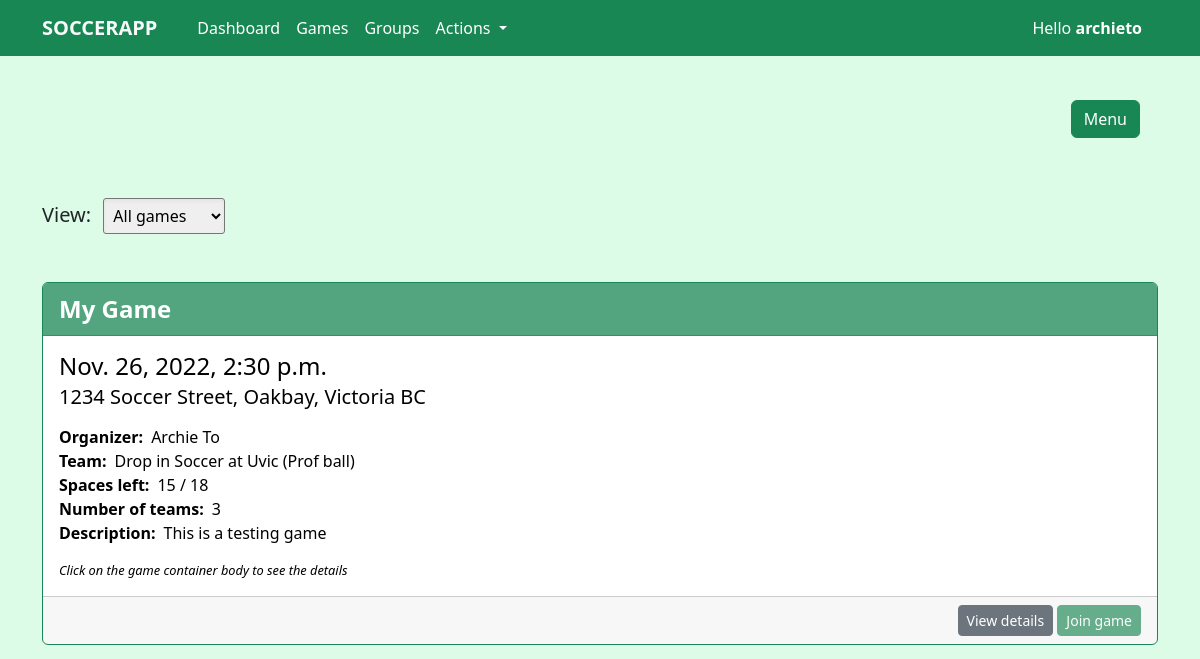
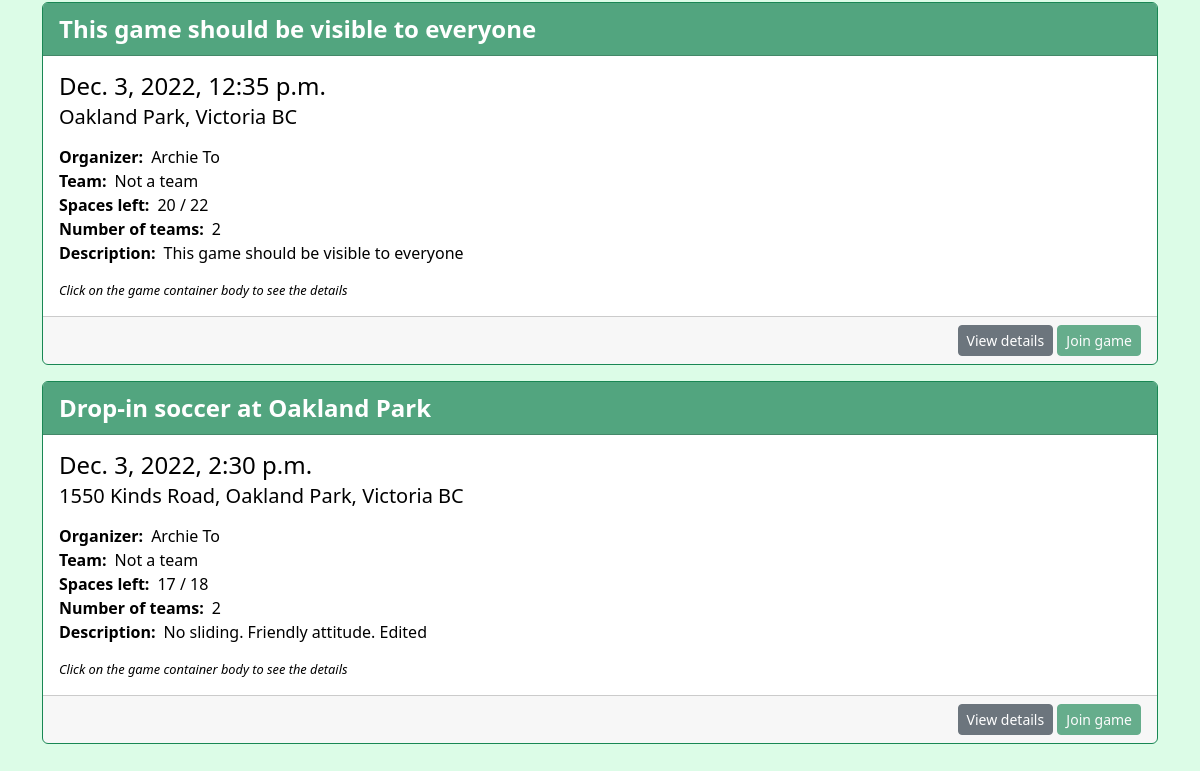
/game (signed in), run on an earlier commit of the app's database (2 pictures, top to bottom).
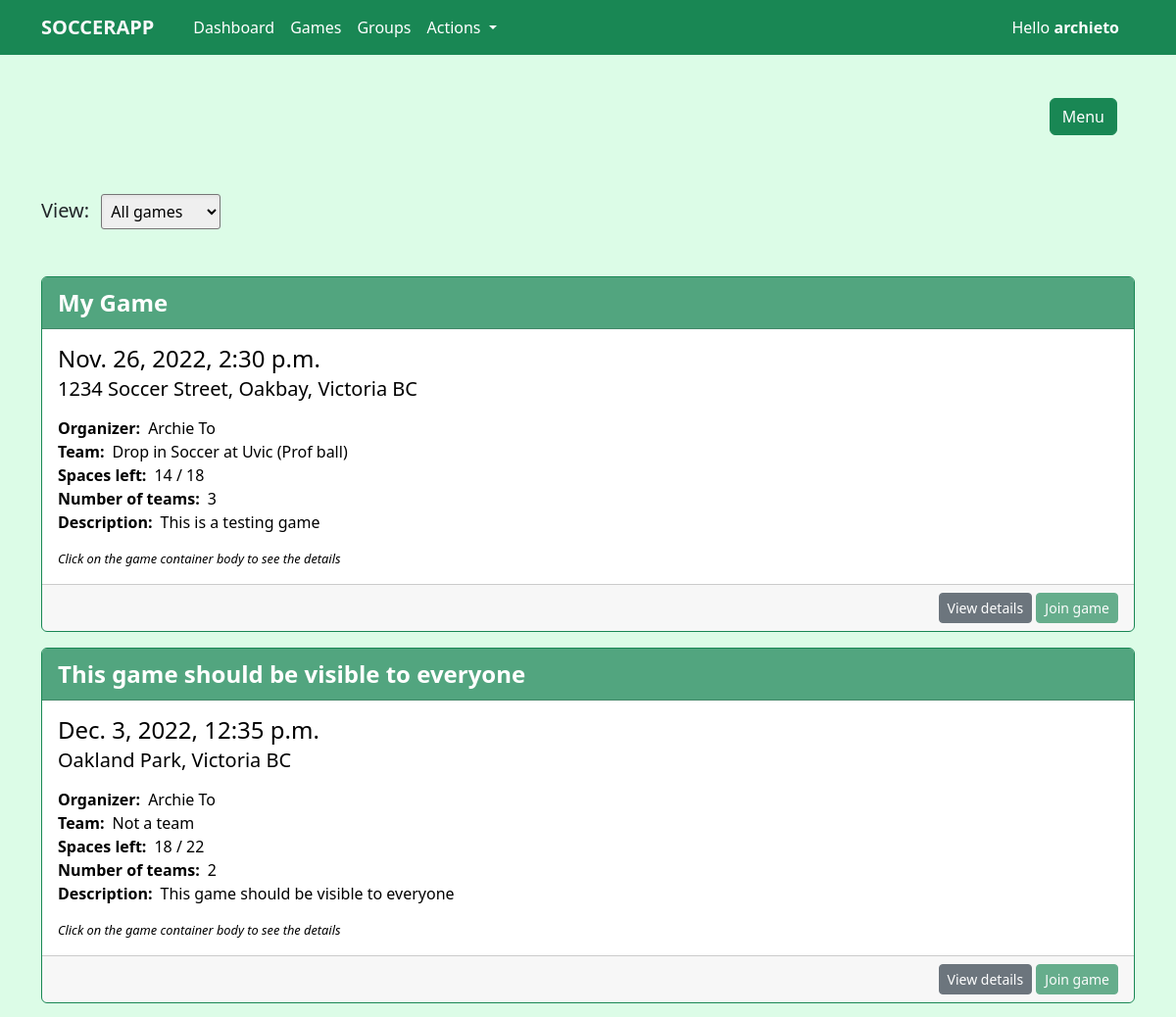
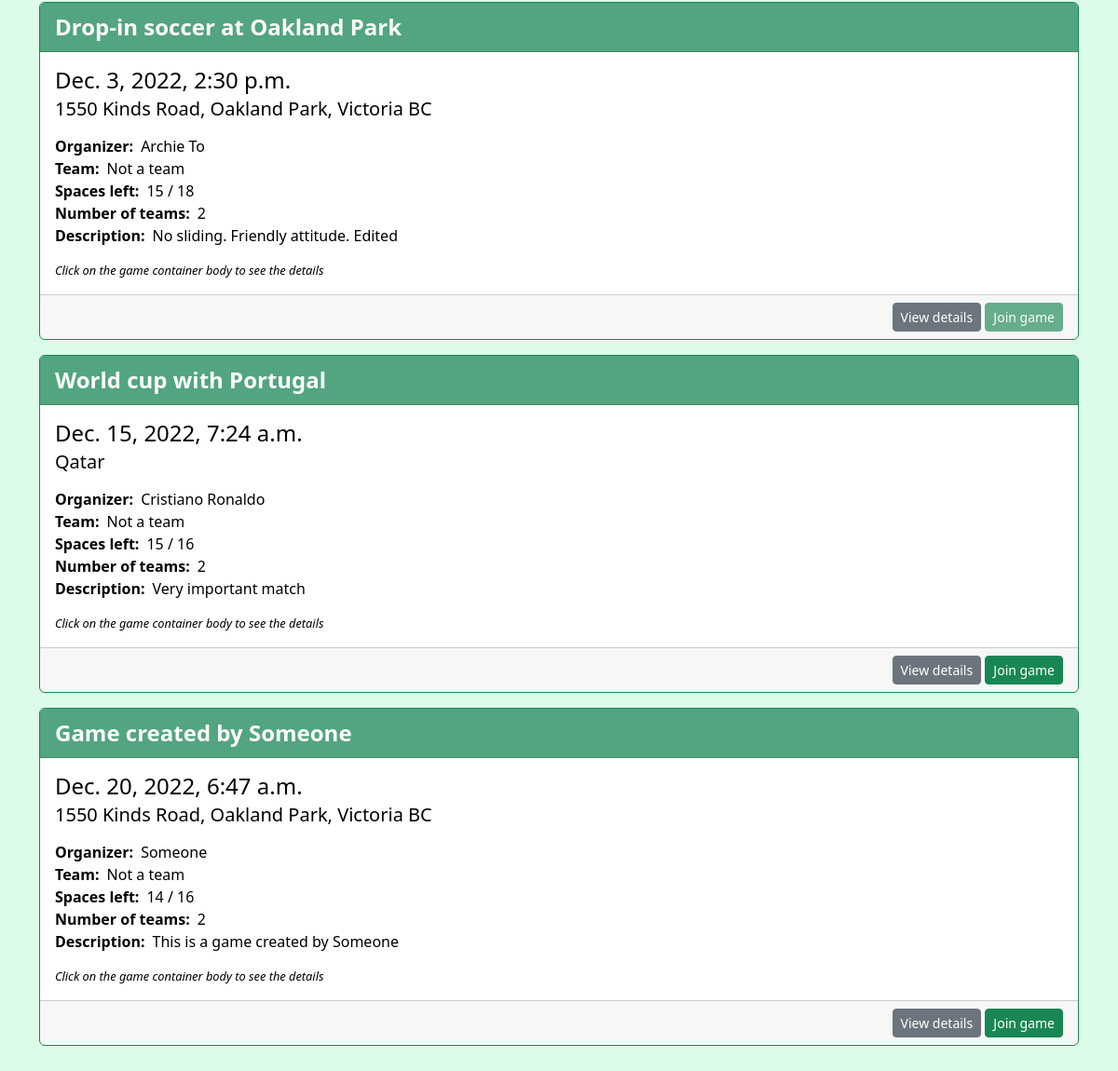
And on a later commit of the database (2 pictures, top to bottom).
### soccer/models.py (models this page shows, shortened)
class Game(models.Model):
    name = models.CharField(max_length=50, null=False, blank=False)
    team = models.ForeignKey(Team, on_delete=models.CASCADE, null=True, blank=True)
    organizers = models.ManyToManyField(User)
    date = models.DateTimeField(null=False, blank=False)
    location = models.CharField(max_length=200, null=False, blank=False, default='location')
    max_player_num = models.IntegerField(null=True, blank=True)
    team_num = models.IntegerField(default=2, validators=[MinValueValidator(1), MaxValueValidator(8)])
    visible_to_everyone = models.BooleanField(default=True)
    description = models.CharField(max_length=300, null=False, blank=False)
    class Meta:
        db_table = 'soccer_team_game'
        ordering = ['date']
    def total_players(self):
        players = 0
        for team in self.gameteam_set.all():
            players = players + team.players.count()
        return players
    def get_creator(self):
        return self.organizers.first()
    def get_players(self):
        players = []
        for team in self.gameteam_set.all():
            players.extend(team.players.all())
        return players

class User(models.Model):
    phone_number = models.CharField(max_length=10, null=False, blank=False, validators=[RegexValidator(regex='[0-9]{10}')])
    name = models.CharField(max_length=30, null=False, blank=False)
    last_active = models.DateTimeField(auto_now=True)
    class Meta:
        db_table = 'soccer_user'
        ordering = ['name']
    def __str__(self):
        return self.name
    def get_managed_teams(self):
        teams = []
        for teamadmin in self.teamadmin_set.all():
            teams.append(teamadmin.team)
        return teams

class Team(models.Model):
    name = models.CharField(max_length=50, null=False, blank=False)
    max_member_num = models.IntegerField(null=True, blank=True)
    members = models.ManyToManyField(User)
    description = models.CharField(max_length=300, null=False, blank=False)
    class Meta:
        db_table = 'soccer_team'
        ordering = ['name']

class GameTeam(models.Model):
    players = models.ManyToManyField(User)
    game = models.ForeignKey(Game, on_delete=models.CASCADE, null=False, blank=False)
    team_number = models.IntegerField(null=False, blank=False)
    class Meta:
        db_table = 'soccer_game_team'
        ordering = ['game']

### soccer/views.py (the view)
# urls.py: path('game', views.GamesView.as_view(), name='games'),
class GamesView(ListView):
    model = Game
    template_name = "soccer/games.html"
    context_object_name = "all_games"

### soccer/templatetags/soccer_extras.py (called while the page is built)
@register.filter
def subtract(value, arg):
    return value - arg

### soccer_app/global_contexts.py (called while the page is built, shortened)
def get_user(request):
    user_id = request.session.get('user_id', None)
    name = request.session.get('name')
    phone_number = request.session.get('phone_number')
    return {
        'user': User.objects.get(id=user_id),
        'user_id': user_id,
        'name': name,
        'phone_number': phone_number
    }

### templates/soccer/games.html (shortened to what this page needs)
{% extends 'base.html' %}
{% block content %}
<div class="container mt-150">
    <label class="fs-5 me-2 mt-5">View:</label>
    <select class="custom-select-tag mt-5">
        <option value="all" selected>All games</option>
    </select>
    <div class="mt-5 all-games-container">
        {% for game in all_games %}
        {% if game.total_players < game.max_player_num %}
        {% include 'soccer/components/container/game.html' %}
        {% endif %}
        {% endfor %}
    </div>
</div>
{% endblock %}

### templates/base.html (shortened to what this page needs)
<!DOCTYPE html>
<html lang="en">
<head>
    {% load static %}
    <link href="https://cdn.jsdelivr.net/npm/bootstrap@5.2.2/dist/css/bootstrap.min.css" rel="stylesheet">
    <link rel="stylesheet" type="text/css" href="{% static '3rd-party/bootstrap/override.css' %}">
    <link rel="stylesheet" type="text/css" href="{% static 'style/base.css' %}">
    <link rel="stylesheet" type="text/css" href="{% static 'style/utilities.css' %}">
</head>
<body>
    <nav class="navbar navbar-expand-lg bg-success">
        <div class="container-md">
            <a class="navbar-brand fw-semibold text-light" href="/">SOCCERAPP</a>
            <div class="collapse navbar-collapse" id="navbarSupportedContent">
                <ul class="navbar-nav ms-lg-3 me-auto mb-2 mb-lg-0">
                    {% if user_id %}
                    <li class="nav-item">
                        <a class="text-white nav-link {% if request.path == '/' %}active{% endif %}" aria-current="page" href="/">Dashboard</a>
                    </li>
                    <li class="nav-item">
                        <a class="text-white nav-link {% if request.path == '/game' %}active{% endif %}" aria-current="page" href="/game">Games</a>
                    </li>
                    <li class="nav-item">
                        <a class="text-white nav-link {% if request.path == '/group' %}active{% endif %}" href="/group">Groups</a>
                    </li>
                    <li class="nav-item dropdown">
                        <a class="text-white nav-link dropdown-toggle" href="#" role="button" data-bs-toggle="dropdown" aria-expanded="false">
                            Actions
                        </a>
                      </li>
                    {% endif %}
                </ul>
            </div>
            {% if user_id %}<div class="d-none d-lg-block ms-auto me-3 text-white">Hello <strong>{{name}}</strong></div>{% endif %}
        </div>
    </nav>
    {% include 'soccer/components/menu/actions.html' %}
    {% block content %}{% endblock %}
</body>
</html>

### templates/soccer/components/menu/actions.html (shortened to what this page needs)
{% if request.path != '/login/' %}
<a class="btn btn-success" id="menu-btn" data-bs-toggle="offcanvas" href="#menu-bar" role="button">
    Menu
</a>
{% endif %}

### templates/soccer/components/container/game.html
{% load soccer_extras %}
<div class="card mt-3 border-success">
    <div class="card-header bg-success bg-opacity-75 text-white fw-semibold fs-4">
        {{ game.name }}
    </div>
    <a class="text-black" style="text-decoration: none;" href="/game/{{game.id}}">
        <div class="card-body game-body">
            <h4 class="card-title">{{ game.date }}</h4>
            <h5 class="card-subtitle">{{ game.location }}</h5>
            <div class="card-text mt-3">
                <div><strong class="me-2">Organizer:</strong>{{ game.get_creator }}</div>
                <div><strong class="me-2">Team:</strong>{% if game.team %}{{ game.team.name }}{% else %}Not a team{% endif %}</div>
                <div><strong class="me-2">Spaces left:</strong>{{ game.max_player_num|subtract:game.total_players }} / {{game.max_player_num}}</div>
                <div><strong class="me-2">Number of teams:</strong>{{ game.team_num }}</div>
                <div><strong class="me-2">Description:</strong>{{ game.description }}</div>
                <div class="mt-3 fst-italic helper-text">Click on the game container body to see the details</div>
            </div>
        </div>
    </a>
    <div class="card-footer">
        <div class="w-fit ms-auto">
            {% if request.path == '/' %}
            <button type="button" class="btn btn-danger btn-sm" data-bs-toggle="modal" data-bs-target="#deleteGame{{ game.id }}ConfirmationModal">Delete game</button>
            <button type="button" class="btn btn-primary btn-sm" data-bs-toggle="modal" data-bs-target="#editGame{{ game.id }}FormModal">Edit game</button>
            {% else %}
            <a href="/game/{{ game.id }}" type="button" class="btn btn-secondary btn-sm">View details</a>
            <a href="/join_game/{{ game.id }}" type="button" class="btn btn-success btn-sm {% if user in game.get_players %}disabled{% endif %}">Join game</a>
            {% endif %}
        </div>
    </div>
</div>

### static/style/base.css (style rules this page uses)
* { margin: 0; box-sizing: border-box; font-size: 12px; }
body { background-color: rgb(220 252 231); padding-bottom: 100px; }
.game-body { transition-duration: 0.25s; }
.helper-text { font-size: .8em; }
#menu-btn { position: fixed; top: 100px; right: 10px; z-index: 30; }
.custom-select-tag { width: fit-content; padding: 5px; border-radius: 3px; box-shadow: inset 0 2px 4px 0 rgb(0 0 0 / 0.05); }
@media only screen and (min-width: 576px) { #menu-btn { right: 36px; } }
@media only screen and (min-width: 768px) { * { font-size: 16px; } }
@media only screen and (min-width: 768px) { #menu-btn { right: 48px; } }
@media only screen and (min-width: 992px) { #menu-btn { right: 32px; } }
@media only screen and (min-width: 1200px) { #menu-btn { right: 60px; } }

### static/style/utilities.css (style rules this page uses)
.mt-150 { margin-top: 150px; }
.w-fit { width: fit-content; }

What changed in the data, as far as the page shows it:
computed for Game "My Game": max_player_num|subtract "15" → "14"
computed for Game "This game should be visible to everyone": max_player_num|subtract "20" → "18"
computed for Game "Drop-in soccer at Oakland Park": max_player_num|subtract "17" → "15"
added Game: name "World cup with Portugal", date "Dec. 15, 2022, 7:24 a.m.", location "Qatar", get_creator "Cristiano Ronaldo", shows "Not a team", max_player_num|subtract "15", max_player_num "16", team_num "2", description "Very important match"
added Game: name "Game created by Someone", date "Dec. 20, 2022, 6:47 a.m.", location "1550 Kinds Road, Oakland Park, Victoria BC", get_creator "Someone", shows "Not a team", max_player_num|subtract "14", max_player_num "16", team_num "2", description "This is a game created by Someone"
